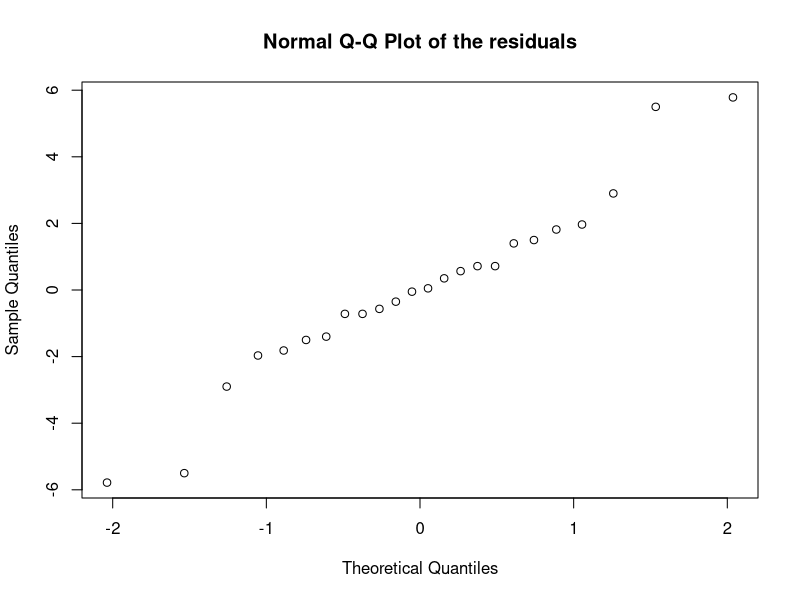
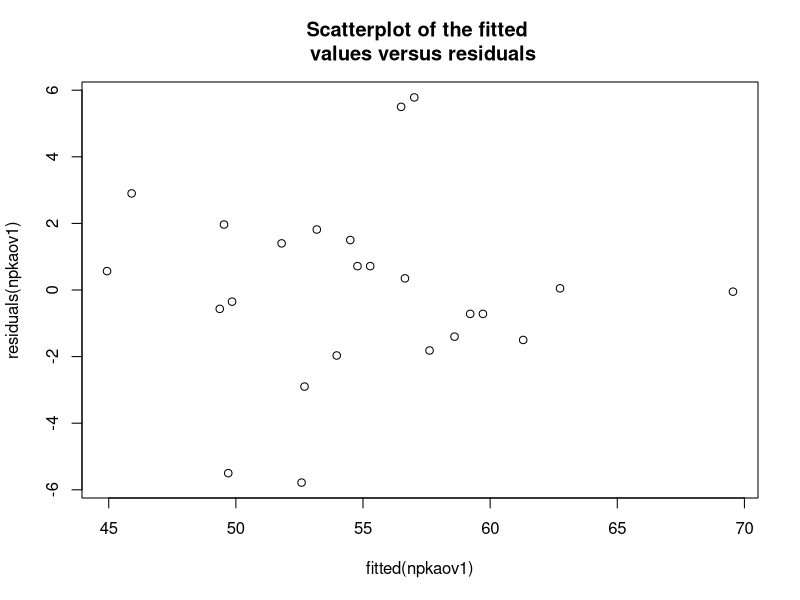
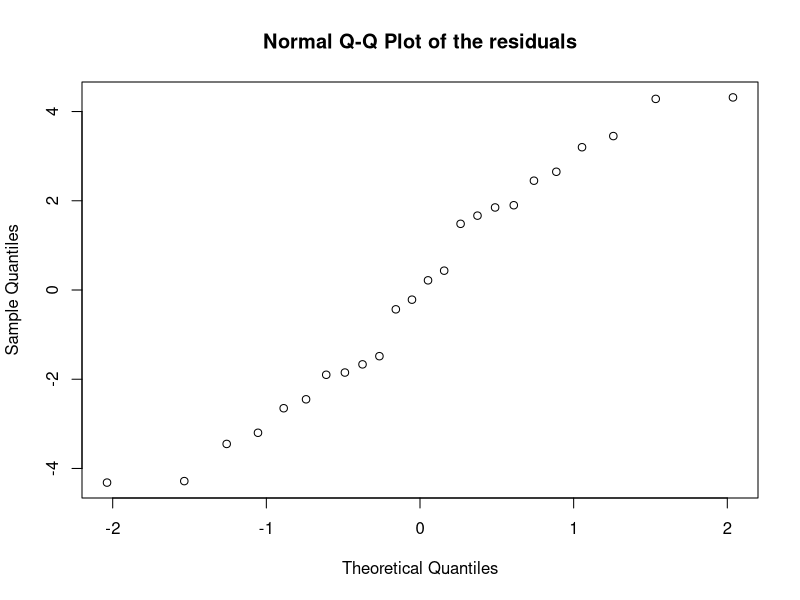
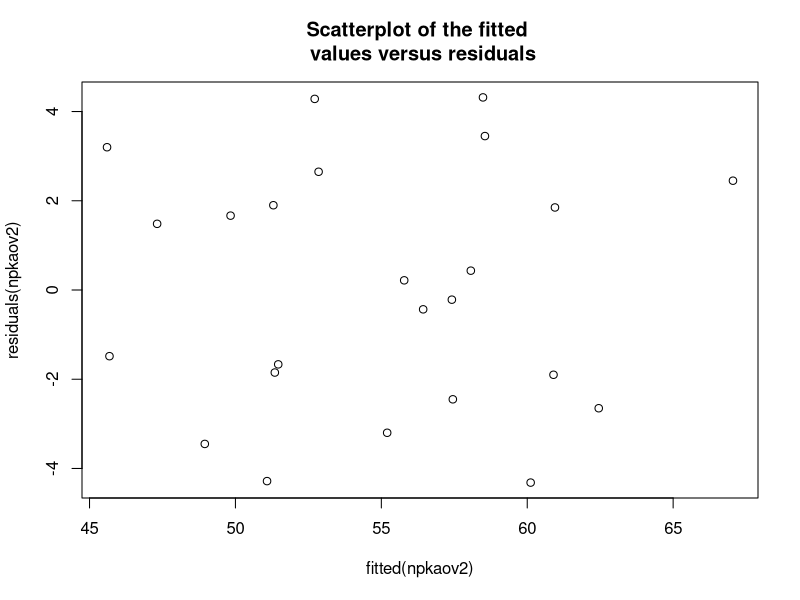
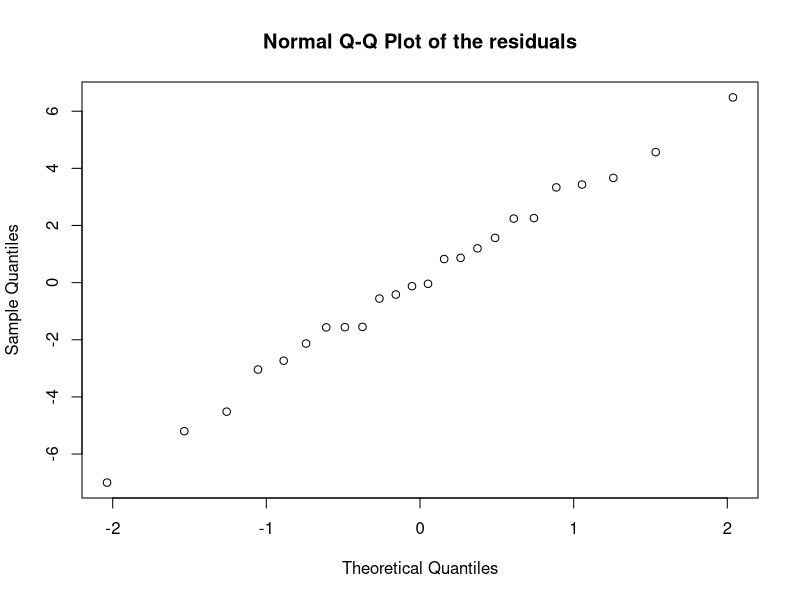
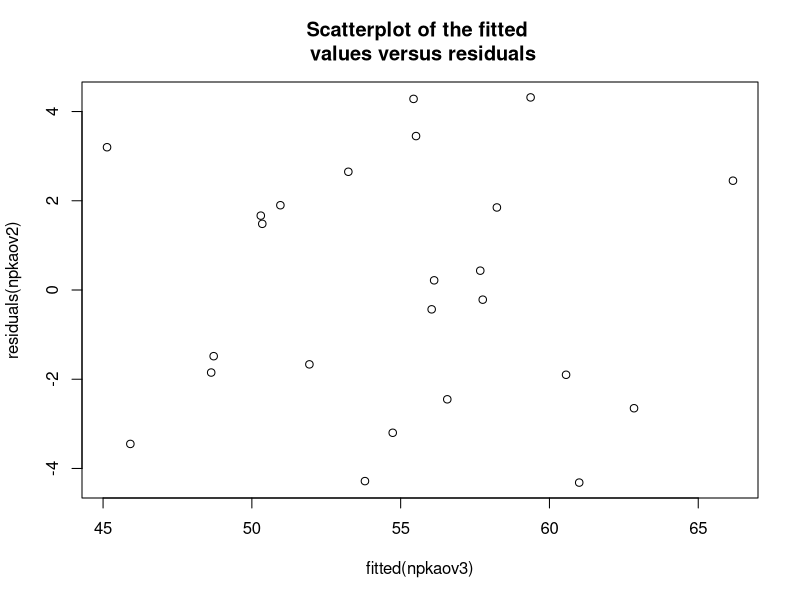

R code for these plots, in order:
npkdf = data.frame(yield=as.vector(as.matrix(npk$yield)), 
                   block=as.factor(npk$block),
                   N=as.factor(npk$N),
                   K=as.factor(npk$K),
                   P=as.factor(npk$P))

npkaov1 = lm(yield ~ block * K + P + N, data=npkdf)
print(anova(npkaov1))

npkaov2 = lm(yield ~ block * P + K + N, data=npkdf)
print(anova(npkaov2))

npkaov3 = lm(yield ~ block + K + P + N, data=npkdf)
print(anova(npkaov3))

size = c(300, 300)
png(file="exercise-4/graphs/exercise-4-d-qqnorm-residuals-m1.png", width=size[1], height=size[2])
qqnorm(residuals(npkaov1),
       main="Normal Q-Q Plot of the residuals")
dev.off()

png(file="exercise-4/graphs/exercise-4-d-plot-fitted-m1.png", width=size[1], height=size[2])
plot(fitted(npkaov1), residuals(npkaov1),
     main="Scatterplot of the fitted \n values versus residuals")
dev.off()

png(file="exercise-4/graphs/exercise-4-d-qqnorm-residuals-m2.png", width=size[1], height=size[2])
qqnorm(residuals(npkaov2),
       main="Normal Q-Q Plot of the residuals")
dev.off()

png(file="exercise-4/graphs/exercise-4-d-plot-fitted-m2.png", width=size[1], height=size[2])
plot(fitted(npkaov2), residuals(npkaov2),
     main="Scatterplot of the fitted \n values versus residuals")
dev.off()

png(file="exercise-4/graphs/exercise-4-d-qqnorm-residuals-m3.png", width=size[1], height=size[2])
qqnorm(residuals(npkaov3),
       main="Normal Q-Q Plot of the residuals")
dev.off()

png(file="exercise-4/graphs/exercise-4-d-plot-fitted-m3.png", width=size[1], height=size[2])
plot(fitted(npkaov3), residuals(npkaov2),
     main="Scatterplot of the fitted \n values versus residuals")
dev.off()
